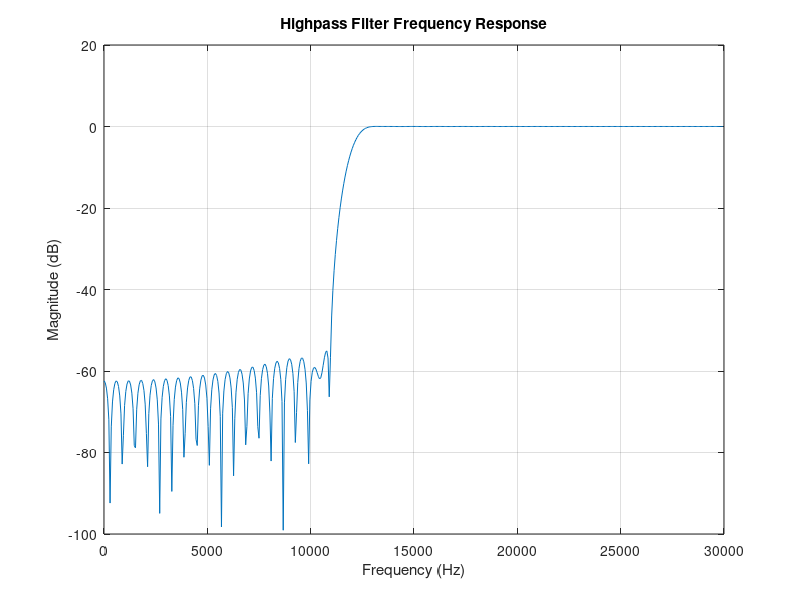

Here is the MATLAB script that generated this plot:
% Define a frequência de corte e de amostragem
fc = 12e3;
fs = 60e3;

% Cria o filtro usando a função 'fir1'
b = fir1(100, 2*fc/fs, 'high');

% Plota o filtro usando a função 'freqz'
[h, w] = freqz(b, 1);
figure;
plot(w/pi*fs/2, 20*log10(abs(h)));
xlabel('Frequency (Hz)');
ylabel('Magnitude (dB)');
title('Highpass Filter Frequency Response');
grid on;

